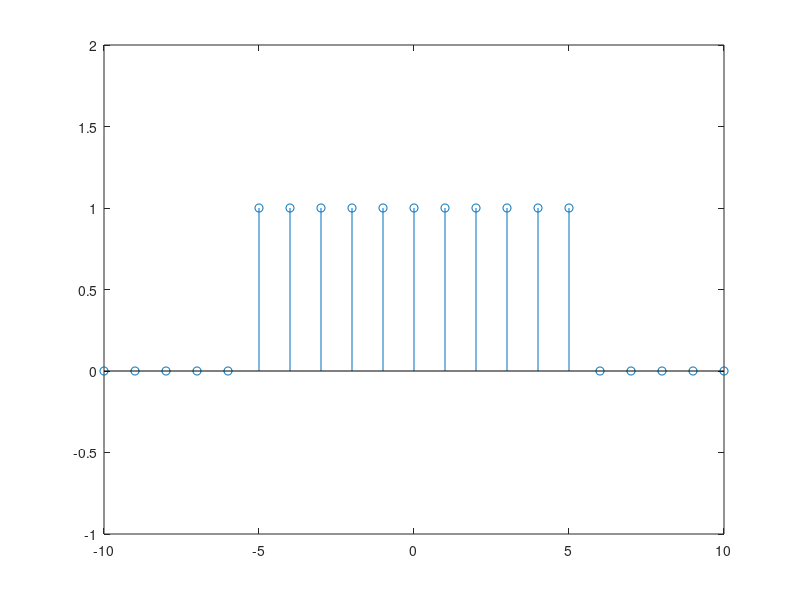

Here is the MATLAB script that generated this plot:
%The Rectangle Pulse of Discrete time signal.

%Reference:
%MathWorks: https://www.mathworks.com/matlabcentral/answers/72902-generating-discrete-time-rectangular-wave

clc;                        %Clears the command window and homes the cursor.
clear all;                  %Clear variables and functions from memory.
clf;                        %Clear current figure.


%Defining The Original Signal {x(n)}.

n=-10:10;                           %Defining x axis.
y=@(n) 1.*(abs(n)<=5)+0.*(abs(n)>5);                         %Ploting the graph. 
stem(n,y(n));
axis([-10 10 -1 2]);                  %AXIS([XMIN XMAX YMIN YMAX]) sets scaling for the x- and y-axes on the current plot.
